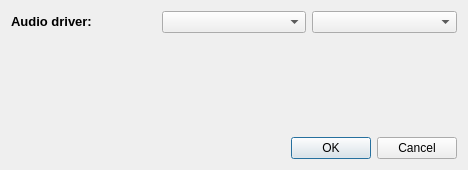
<?xml version="1.0" encoding="UTF-8"?>
<ui version="4.0">
 <class>Dialog</class>
 <widget class="QDialog" name="Dialog">
  <property name="geometry">
   <rect>
    <x>0</x>
    <y>0</y>
    <width>468</width>
    <height>170</height>
   </rect>
  </property>
  <property name="windowTitle">
   <string>Preferences</string>
  </property>
  <property name="windowIcon">
   <iconset resource="../rotesonne.qrc">
    <normaloff>:/images/rotesonner_logo_small.png</normaloff>:/images/rotesonner_logo_small.png</iconset>
  </property>
  <layout class="QHBoxLayout" name="horizontalLayout">
   <item>
    <layout class="QVBoxLayout" name="verticalLayout">
     <item>
      <layout class="QGridLayout" name="gridLayout">
       <item row="0" column="2">
        <widget class="QComboBox" name="audioDriverDev"/>
       </item>
       <item row="0" column="0">
        <widget class="QLabel" name="label">
         <property name="text">
          <string>&lt;!DOCTYPE HTML PUBLIC &quot;-//W3C//DTD HTML 4.0//EN&quot; &quot;http://www.w3.org/TR/REC-html40/strict.dtd&quot;&gt;
&lt;html&gt;&lt;head&gt;&lt;meta name=&quot;qrichtext&quot; content=&quot;1&quot; /&gt;&lt;style type=&quot;text/css&quot;&gt;
p, li { white-space: pre-wrap; }
&lt;/style&gt;&lt;/head&gt;&lt;body style=&quot; font-family:'Sans'; font-size:10pt; font-weight:400; font-style:normal;&quot;&gt;
&lt;p style=&quot; margin-top:0px; margin-bottom:0px; margin-left:0px; margin-right:0px; -qt-block-indent:0; text-indent:0px;&quot;&gt;&lt;span style=&quot; font-weight:600;&quot;&gt;Audio driver:&lt;/span&gt;&lt;/p&gt;&lt;/body&gt;&lt;/html&gt;</string>
         </property>
        </widget>
       </item>
       <item row="0" column="1">
        <widget class="QComboBox" name="audioDriver"/>
       </item>
       <item row="1" column="1">
        <spacer name="verticalSpacer">
         <property name="orientation">
          <enum>Qt::Vertical</enum>
         </property>
         <property name="sizeHint" stdset="0">
          <size>
           <width>20</width>
           <height>40</height>
          </size>
         </property>
        </spacer>
       </item>
      </layout>
     </item>
     <item>
      <widget class="QDialogButtonBox" name="CancelOKButton">
       <property name="orientation">
        <enum>Qt::Horizontal</enum>
       </property>
       <property name="standardButtons">
        <set>QDialogButtonBox::Cancel|QDialogButtonBox::Ok</set>
       </property>
      </widget>
     </item>
    </layout>
   </item>
  </layout>
 </widget>
 <resources>
  <include location="../rotesonne.qrc"/>
 </resources>
 <connections>
  <connection>
   <sender>CancelOKButton</sender>
   <signal>accepted()</signal>
   <receiver>Dialog</receiver>
   <slot>accept()</slot>
   <hints>
    <hint type="sourcelabel">
     <x>248</x>
     <y>254</y>
    </hint>
    <hint type="destinationlabel">
     <x>157</x>
     <y>274</y>
    </hint>
   </hints>
  </connection>
  <connection>
   <sender>CancelOKButton</sender>
   <signal>rejected()</signal>
   <receiver>Dialog</receiver>
   <slot>reject()</slot>
   <hints>
    <hint type="sourcelabel">
     <x>316</x>
     <y>260</y>
    </hint>
    <hint type="destinationlabel">
     <x>286</x>
     <y>274</y>
    </hint>
   </hints>
  </connection>
 </connections>
</ui>
